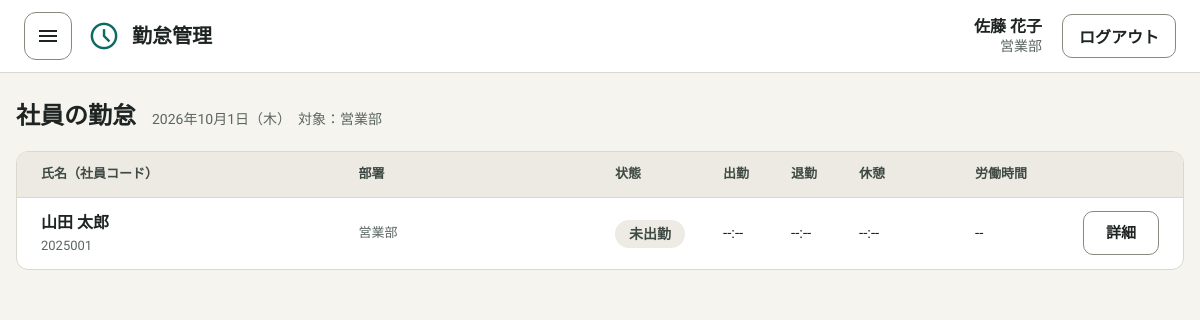
/members/index.php (signed in), run on the app's committed database.
### tables this page shows
CREATE TABLE employees (
  employee_id  VARCHAR(7) NOT NULL COMMENT '社員コード(例:2026001, 2026A01)',
  name           VARCHAR(100) NOT NULL COMMENT '氏名',
  email          VARCHAR(254) NOT NULL COMMENT 'メールアドレス',
  department_id  INT UNSIGNED NOT NULL COMMENT '部署ID',
  joined_on      DATE         NOT NULL COMMENT '入社日',
  left_on        DATE         NULL     COMMENT '退社日(在籍中はNULL)',
  employment_status VARCHAR(20) NOT NULL DEFAULT 'active' COMMENT '在籍状態(active=在籍)',
  created_at     DATETIME     NOT NULL DEFAULT CURRENT_TIMESTAMP,
  updated_at     DATETIME     NOT NULL DEFAULT CURRENT_TIMESTAMP ON UPDATE CURRENT_TIMESTAMP,
  PRIMARY KEY (employee_id),
  UNIQUE KEY uq_employees_email (email),
  KEY idx_employees_department (department_id),
  CONSTRAINT fk_employees_department FOREIGN KEY (department_id) REFERENCES departments (id)
);

CREATE TABLE departments (
  id          INT UNSIGNED NOT NULL AUTO_INCREMENT COMMENT '部署ID',
  name        VARCHAR(50)  NOT NULL COMMENT '部署名',
  is_active   TINYINT(1)   NOT NULL DEFAULT 1 COMMENT '利用可否(1=有効,0=無効)',
  created_at  DATETIME     NOT NULL DEFAULT CURRENT_TIMESTAMP,
  updated_at  DATETIME     NOT NULL DEFAULT CURRENT_TIMESTAMP ON UPDATE CURRENT_TIMESTAMP,
  PRIMARY KEY (id),
  UNIQUE KEY uq_departments_name (name)
);

### src/functions.php (called while the page is built, shortened)
<?php
function h($value) {
    return htmlspecialchars((string) $value, ENT_QUOTES, 'UTF-8');
}
function appUrl(string $path = ''): string {
    $documentRoot = realpath($_SERVER['DOCUMENT_ROOT'] ?? '');
    $appRoot = realpath(__DIR__ . '/..');
    $base = '';
    if ($documentRoot !== false && $appRoot !== false && str_starts_with($appRoot, $documentRoot)) {
        $base = str_replace('\\', '/', substr($appRoot, strlen($documentRoot)));
    }
    return rtrim($base, '/') . '/' . ltrim($path, '/');
}
function assetUrl(string $path): string {
    $file = __DIR__ . '/../' . ltrim($path, '/');
    $time = is_file($file) ? filemtime($file) : false;
    return appUrl($path) . ($time === false ? '' : '?v=' . $time);
}

### src/session.php (called while the page is built, shortened)
<?php
function startAppSession(): void {
    $savePath = sys_get_temp_dir() . '/attendance_sessions';
    $now = time();
}

### src/auth.php (called while the page is built, shortened)
<?php
include_once(__DIR__ . '/session.php');
include_once(__DIR__ . '/queries/login_accounts.php');
include_once(__DIR__ . '/queries/employees.php');
function requireLogin(PDO $pdo): array {
    $user = currentUser($pdo);
    return $user;
}
function currentUser(PDO $pdo): ?array {
    $loginId = $_SESSION['user']['login_id'] ?? null;
    $account = fetchLoginAccount($pdo, $loginId);
    $user = [
        'login_id' => $account['login_id'],
        'employee_id' => $account['employee_id'],
        'role' => $account['role'],
        'approval_scope' => $account['approval_scope'],
        'name' => 'システム管理者',
        'department_name' => '',
        'joined_on' => null,
        'department_id' => null,
    ];
    if ($account['role'] !== ROLE_SYSTEM_ADMIN) {
        $profile = fetchEmployeeProfile($pdo, $account['employee_id']);
        $user['name'] = $profile['name'];
        $user['department_name'] = $profile['department_name'];
        $user['joined_on'] = $profile['joined_on'] ?? null;
        $user['department_id'] = isset($profile['department_id']) ? (int) $profile['department_id'] : null;
    }
    return $user;
}

### src/queries/login_accounts.php (called while the page is built, shortened)
<?php
function fetchLoginAccount(PDO $pdo, string $loginId): ?array {
    $sql = 'SELECT login_id, employee_id, password_hash, role, approval_scope, is_active FROM login_accounts WHERE login_id = :login_id';
    $stmt = $pdo->prepare($sql);
    $stmt->bindValue(':login_id', $loginId, PDO::PARAM_STR);
    $stmt->execute();
    $row = $stmt->fetch(PDO::FETCH_ASSOC);
    return $row === false ? null : $row;
}

### src/queries/employees.php (called while the page is built, shortened)
<?php
function fetchEmployeeProfile(PDO $pdo, string $employeeId): ?array {
    $sql = 'SELECT e.employee_id, e.name, d.name AS department_name, e.joined_on, e.department_id, e.employment_status FROM employees e JOIN departments d ON e.department_id = d.id WHERE e.employee_id = :employee_id';
    $stmt = $pdo->prepare($sql);
    $stmt->bindValue(':employee_id', $employeeId, PDO::PARAM_STR);
    $stmt->execute();
    $row = $stmt->fetch(PDO::FETCH_ASSOC);
    return $row === false ? null : $row;
}
function fetchMemberAttendances(PDO $pdo, string $managerId, ?int $departmentId, string $workDate): array {
    $sql = 'SELECT e.employee_id, e.name, d.name AS department_name,
        a.check_in_at, a.check_out_at, a.break_start_at, a.break_end_at
    FROM employees e
    JOIN departments d ON d.id = e.department_id
    LEFT JOIN attendances a ON a.employee_id = e.employee_id AND a.work_date = :work_date
    WHERE e.employment_status = \'active\' AND e.employee_id <> :manager_id';
    if ($departmentId !== null) {
        $sql .= ' AND e.department_id = :department_id';
    }
    $sql .= ' ORDER BY d.id, e.employee_id';
    $stmt = $pdo->prepare($sql);
    $stmt->bindValue(':work_date', $workDate, PDO::PARAM_STR);
    $stmt->bindValue(':manager_id', $managerId, PDO::PARAM_STR);
    if ($departmentId !== null) {
        $stmt->bindValue(':department_id', $departmentId, PDO::PARAM_INT);
    }
    $stmt->execute();
    return $stmt->fetchAll(PDO::FETCH_ASSOC);
}

### src/approvals.php (called while the page is built, shortened)
<?php
function approvalDepartmentId(array $user): ?int {
    return $user['department_id'];
}

### src/queries/work_settings.php (called while the page is built, shortened)
<?php
function fetchWorkSettings(PDO $pdo): array {
    $sql = 'SELECT standard_start, standard_end, lunch_start, lunch_end, updated_at FROM work_settings WHERE id = :id';
    $stmt = $pdo->prepare($sql);
    $id = 1;
    $stmt->bindParam(':id', $id, PDO::PARAM_INT);
    $stmt->execute();
    $row = $stmt->fetch(PDO::FETCH_ASSOC);
    return $row;
}

### members/index.php (the view, shortened to what this page needs)
<?php
include_once(__DIR__ . '/../src/functions.php');
include_once(__DIR__ . '/../src/dbconnect.php');
include_once(__DIR__ . '/../src/auth.php');
include_once(__DIR__ . '/../src/queries/work_settings.php');
include_once(__DIR__ . '/../src/members.php');
$currentUser = requireLogin($pdo);
$now = time();
$today = date('Y-m-d', $now);
$weekdays = ['日', '月', '火', '水', '木', '金', '土'];
$dateLabel = date('Y年n月j日', $now) . '（' . $weekdays[(int) date('w', $now)] . '）';
$settings = fetchWorkSettings($pdo);
$rows = fetchMemberAttendances($pdo, $currentUser['employee_id'], approvalDepartmentId($currentUser), $today);
$members = array_map(fn ($row) => memberRowView($row, $today, $settings), $rows);
include(__DIR__ . '/../templates/header.php');
?>
<main class="members">
    <div class="members__head">
        <h1 class="members__title">社員の勤怠</h1>
        <p class="members__note"><?= h($dateLabel) ?>　対象：<?= h($currentUser['approval_scope'] === 'all' ? '全社' : $currentUser['department_name']) ?></p>
    </div>
    <div class="member-list">
        <div class="member-list__head" aria-hidden="true">
            <div>氏名（社員コード）</div><div>部署</div><div>状態</div><div>出勤</div><div>退勤</div><div>休憩</div><div>労働時間</div><div></div>
        </div>
        <?php foreach ($members as $member): ?>
            <article class="member-item" aria-label="<?= h($member['name'] . 'さんの本日の勤怠') ?>">
                <div class="member-item__person">
                    <div class="member-item__name"><?= h($member['name']) ?></div>
                    <div class="member-item__sub"><?= h($member['employeeId']) ?></div>
                </div>
                <div class="member-item__department"><?= h($member['department']) ?></div>
                <div class="member-item__status">
                    <span class="status-badge status-badge--<?= h(str_replace('_', '-', $member['status'])) ?>"><?= h($member['statusLabel']) ?></span>
                </div>
                <div class="member-item__time"><span class="member-item__label">出勤</span><?= h($member['checkIn']) ?></div>
                <div class="member-item__time"><span class="member-item__label">退勤</span><?= h($member['checkOut']) ?></div>
                <div class="member-item__time"><span class="member-item__label">休憩</span><?= h($member['break']) ?></div>
                <div class="member-item__time"><span class="member-item__label">労働時間</span><?= h($member['workTime']) ?></div>
                <div class="member-item__actions">
                    <a class="button button--outline" href="<?= h(appUrl('members/detail.php') . '?id=' . rawurlencode($member['employeeId'])) ?>" aria-label="<?= h($member['name'] . 'さんの勤怠の詳細') ?>">詳細</a>
                </div>
            </article>
        <?php endforeach; ?>
    </div>
</main>
<?php include(__DIR__ . '/../templates/footer.php'); ?>

### templates/header.php (shortened to what this page needs)
<?php
$currentUser = $currentUser ?? null;
?>
<!DOCTYPE html>
<html lang="ja">
<head>
    <link rel="stylesheet" href="https://unpkg.com/ress@5.0.2/dist/ress.min.css">
    <link rel="stylesheet" href="<?= h(assetUrl('css/style.css')) ?>">
</head>
<body>
    <header class="app-header">
        <div class="app-header__left">
            <?php if ($currentUser !== null): ?>
                <button class="app-header__menu-button" type="button" id="menu-open" aria-label="メニューを開く" aria-controls="menu" aria-expanded="false">
                    <span class="material-symbols-outlined" aria-hidden="true">menu</span>
                </button>
            <?php endif; ?>
            <a class="app-header__brand" href="<?= h(appUrl()) ?>">
                <span class="material-symbols-outlined app-header__icon" aria-hidden="true">schedule</span>
                <span class="app-header__name">勤怠管理</span>
            </a>
        </div>
        <?php if ($currentUser !== null): ?>
            <div class="app-header__user">
                <div class="app-header__profile">
                    <div class="app-header__user-name"><?= h($currentUser['name']) ?></div>
                    <?php if ($currentUser['department_name'] !== ''): ?>
                        <div class="app-header__department"><?= h($currentUser['department_name']) ?></div>
                    <?php endif; ?>
                </div>
                <form method="post" action="<?= h(appUrl('logout.php')) ?>">
                    <button class="button button--outline" type="submit">ログアウト</button>
                </form>
            </div>
        <?php endif; ?>
    </header>

### templates/footer.php (shortened to what this page needs)
</body>
</html>

### css/style.css (style rules this page uses)
:root { --color-bg: #F5F4EF; --color-surface: #FFFFFF; --color-text: #1E2422; --color-text-sub: #5B6660; --color-text-muted: #3F4A45; --color-border: #DAD8CF; --color-border-strong: #8A887E; --color-primary: #0B6B61; --color-primary-hover: #084F48; --color-danger: #A8481F; --color-success-bg: #DCEFE9; --color-success-text: #0B5A51; --color-error-bg: #F6DDD3; --color-error-text: #7A2A0B; --color-warning-bg: #FBEFD2; --color-warning-text: #7A4B00; --color-info-bg: #E1E7EE; --color-info-text: #2B3A4D; --color-neutral-bg: #EDEBE3; --color-holiday-bg: #ECEAE2; --radius-s: 10px; --radius-m: 12px; --radius-l: 16px; --font-family: "IBM Plex Sans JP", "Hiragino Sans", "Yu Gothic", sans-serif; }
body, h1, h2, h3, p, dl, dd { margin: 0; }
body { min-height: 100vh; background: var(--color-bg); color: var(--color-text); font-family: var(--font-family); line-height: 1.6; }
a { color: var(--color-primary); }
button, input, select, textarea { font-family: inherit; }
.material-symbols-outlined { display: inline-block; width: 1em; height: 1em; overflow: hidden; font-size: 24px; line-height: 1; vertical-align: middle; user-select: none; }
.app-header { display: flex; align-items: center; justify-content: space-between; height: 72px; padding: 0 24px; background: var(--color-surface); border-bottom: 1px solid var(--color-border); }
.app-header__brand { display: flex; align-items: center; gap: 12px; color: var(--color-text); text-decoration: none; }
.app-header__icon { font-size: 32px; color: var(--color-primary); }
.app-header__name { font-size: 20px; font-weight: 700; }
.app-header__left { display: flex; align-items: center; gap: 16px; }
.app-header__menu-button { display: flex; align-items: center; justify-content: center; width: 48px; height: 48px; background: var(--color-surface); border: 1px solid var(--color-border-strong); border-radius: var(--radius-m); color: var(--color-text); cursor: pointer; }
.app-header__user { display: flex; align-items: center; gap: 20px; }
.app-header__profile { text-align: right; line-height: 1.35; }
.app-header__user-name { font-weight: 600; }
.app-header__department { color: var(--color-text-sub); font-size: 14px; }
.button { display: inline-flex; align-items: center; justify-content: center; gap: 8px; min-height: 44px; padding: 0 16px; border-radius: var(--radius-s); font-size: 16px; font-weight: 600; cursor: pointer; }
.button--outline { background: var(--color-surface); border: 1px solid var(--color-border-strong); color: var(--color-text); }
.status-badge { padding: 6px 14px; border-radius: 999px; white-space: nowrap; font-size: 14px; font-weight: 600; }
.status-badge--not-started { background: var(--color-neutral-bg); color: var(--color-text-muted); }
.members { display: flex; flex-direction: column; gap: 16px; max-width: 1184px; margin: 0 auto; padding: 24px 16px 48px; }
.members__head { display: flex; flex-wrap: wrap; align-items: baseline; gap: 4px 16px; }
.members__title { font-size: 24px; font-weight: 700; }
.members__note { color: var(--color-text-sub); font-size: 14px; }
.member-list { background: var(--color-surface); border: 1px solid var(--color-border); border-radius: var(--radius-m); overflow: hidden; }
.member-list__head, .member-item { display: grid; grid-template-columns: minmax(0, 1fr) minmax(0, 0.8fr) 96px 56px 56px 104px 96px 76px; gap: 12px; align-items: center; padding: 12px 24px; }
.member-list__head { background: var(--color-holiday-bg); border-bottom: 1px solid var(--color-border); color: var(--color-text-muted); font-size: 13px; font-weight: 600; }
.member-item { border-bottom: 1px solid var(--color-border); }
.member-item:last-child { border-bottom: 0; }
.member-item__name { font-weight: 600; overflow-wrap: anywhere; }
.member-item__sub, .member-item__department { color: var(--color-text-sub); font-size: 13px; overflow-wrap: anywhere; }
.member-item__sub, .member-item__time { font-variant-numeric: tabular-nums; }
.member-item__time { font-size: 15px; white-space: nowrap; }
.member-item__actions .button { box-sizing: border-box; width: 100%; font-size: 15px; text-decoration: none; }

### data on the page
employees: name "佐藤 花子", department.name "営業部"
employees: name "山田 太郎", employee_id "2025001", department.name "営業部", statusLabel "未出勤", checkIn "--:--", checkOut "--:--", break "--:--", workTime "--"
